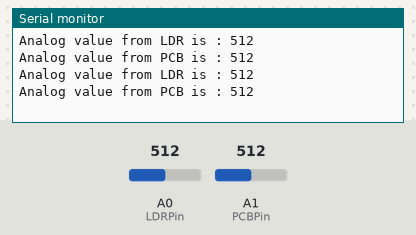
A sketch run on a simulated Arduino Uno, built with avr-gcc and run on an emulated ATmega328P. Shown: the last lines printed to the serial monitor. The test bench sets the inputs (shaded band); at power-on: A0 (LDRPin) = 512, A1 (PCBPin) = 512.

Above: at 1.8 s.
1.9 s: A0 (LDRPin) set to 716
At 2.8 s:
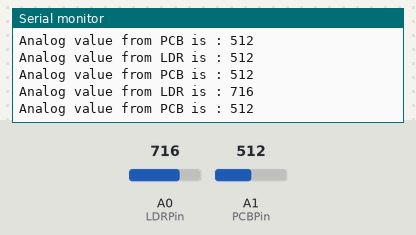
3.4 s: A1 (PCBPin) set to 716
At 4.7 s:
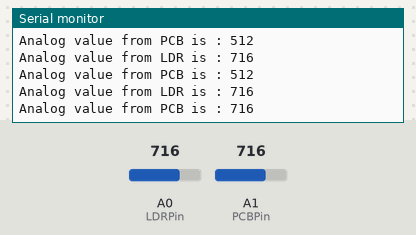
4.9 s: A0 (LDRPin) set to 900
At 5.8 s:
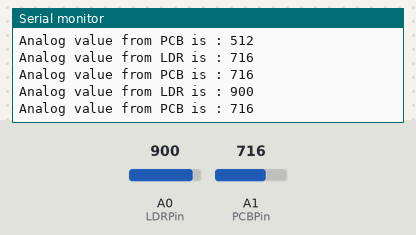
6.4 s: A1 (PCBPin) set to 900
At 7.5 s:
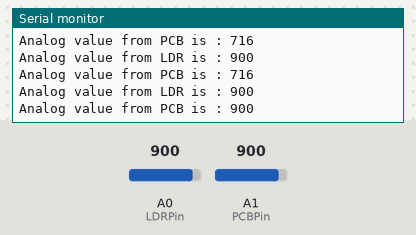
Timing chart, 0 to 8.9 s (numbered marks = the images above; inputs shaded):
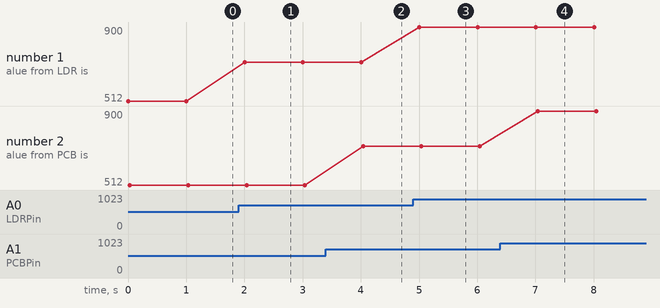

Measured:
- after the input at 1.9 s, the serial monitor: prints a new line after 0.10 s (image 1)
- after the input at 3.4 s, the serial monitor: prints a new line after 0.64 s (image 2)
- after the input at 4.9 s, the serial monitor: prints a new line after 0.11 s (image 3)
- after the input at 6.4 s, the serial monitor: prints a new line after 0.64 s (image 4)
- plotted number 1: 512 → 716 after the input at 1.9 s, 716 → 900 after the input at 4.9 s

The sketch:

ReadVal.ino
```cpp
int LDRPin=0; //Sensor ตรวจสอบแสง -> A1
int PCBPin=1; //Sensor ตรวจสอบน้ำ -> A3

void setup()
{
  pinMode(LDRPin,INPUT);
  pinMode(PCBPin,INPUT);
  Serial.begin(9600);
}

void loop()
{
  int LDRval=analogRead(LDRPin);  //อ่านค่าจาก Sensor ตรวจสอบแสง
  int PCBval=analogRead(PCBPin);  //อ่านค่าจาก Sensor ตรวจสอบน้ำ
  Serial.print("Analog value from LDR is : ");
  Serial.println(LDRval);
  Serial.print("Analog value from PCB is : ");
  Serial.println(PCBval);
  Serial.println();
  delay(1000);
}
```
